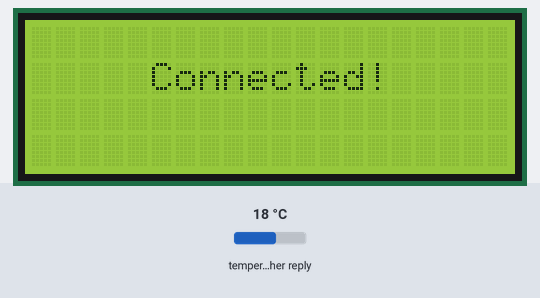
This sketch was run on a simulated ESP8266 (NodeMCU). Parts: 20×4 character LCD. The inputs (shaded band) are chosen by the test bench; at power-on: temperature in the weather reply 18 °C. WiFi joins after 1.5 s; servers stay silent unless stated; the local clock reads 2024-03-15 10:24:30 at power-on unless the sketch sets it; web services answer with replies made up by the test bench; what the sketch prints to the serial monitor is not drawn.

Above: at 1.7 s.
At 3.7 s:
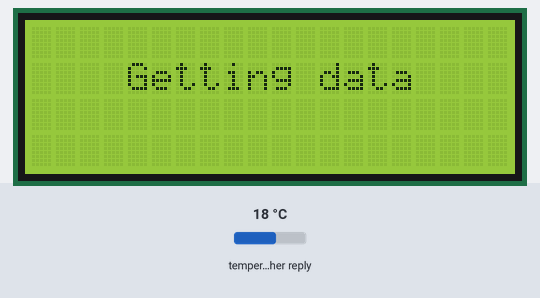
4.9 s: temperature in the weather reply set to -14 °C
At 6.4 s:
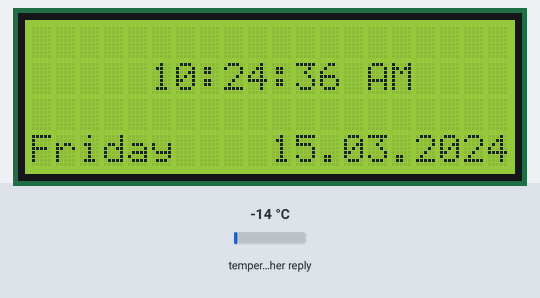
At 23.2 s:
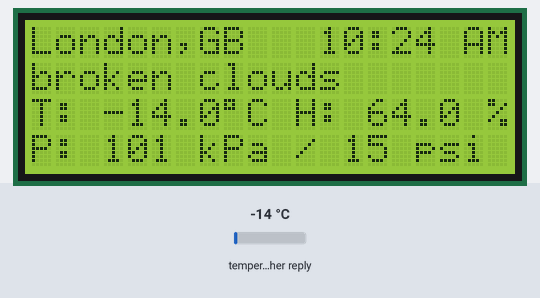
Timing chart, 0 to 24.7 s (numbered marks = the images above; inputs shaded):
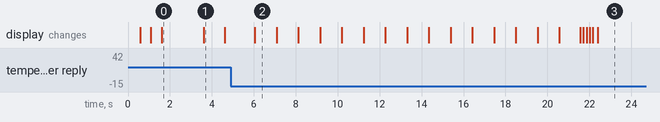

Measured:
- what the display in image 0 shows lasts 2.0 s, from 1.6 s to 3.6 s
- what the display in image 1 shows lasts 1.0 s, from 3.6 s to 4.6 s

The sketch:

2004_I2C_WHEATHER_v5.ino
```cpp
//  https://srotogargees.business.site/

#include <Wire.h> 					// i2c related driver
#include <LiquidCrystal_I2C.h>				// included in this repo
#include <ESP8266WiFi.h>				// google how to add this
#include <ArduinoJson.h>				// add from lib manager or the 2 other methods.

LiquidCrystal_I2C lcd(0x27, 20, 4);			// change certain parameters for 1602 LCD

const char* ssid     = "Arduino Wifi";      		// SSID of WIFI of router /tetered smart phone...etc
const char* password = "10101010";          		// pre-defined WIFI Password  / sketch upload
String APIKEY = "e876574712e8cd87bad58bc226831414";	// get free default API key https://openweathermap.org
String CityID = "1732811"; //Kluang			, find yours there, not a poscode.

const char* ntpServer = "pool.ntp.org";
const long  gmtOffset_sec = 28800;       //My,Sg GMT = +8UTC*60*60 ,GREENWICH GMT = 0 UTC +(60*60)= 0
const int   daylightOffset_sec = 0;
char buffer[80];
int cursorPosition=0;

WiFiClient client;
char servername[]="api.openweathermap.org";  // remote server we will connect to
String result;

int  counter = 60;
String weatherDescription ="";
String weatherLocation = "";
String Country;
float Temperature;
float Humidity;
float Pressure;

void setup()
{
  lcd.begin();
  Serial.begin(115200);
  lcd.setCursor(0,1);
  lcd.print("     Connecting");
  Serial.println("Connecting");
  WiFi.begin(ssid, password);

	while (WiFi.status() != WL_CONNECTED)

	 {
		delay(500);
		lcd.setCursor(cursorPosition,2);
		lcd.print(".");
		cursorPosition++;
	 }

		lcd.clear();
		lcd.setCursor(0,1);
		lcd.print("     Connected!");
		Serial.println("Connected");
		delay(1000);
		configTime(gmtOffset_sec, daylightOffset_sec, ntpServer);

		unsigned timeout = 5000;
		unsigned start = millis();
		while (!time(nullptr))
				{
					Serial.print(".");delay(1000);
				}
	delay(1000);
}

void printLocalTime()
{
  time_t rawtime;
  struct tm * timeinfo;

  time (&rawtime);
  timeinfo = localtime (&rawtime);
  strftime (buffer,80,"    %I:%M:   %p    %A ",timeinfo);
  Serial.println(buffer);
  lcd.print(buffer);

}

void printLocalTimeOnly()
{
  time_t rawtime;
  struct tm * timeinfo;

  time (&rawtime);
  timeinfo = localtime (&rawtime);
  strftime (buffer,80,"%I:%M %p",timeinfo);
  lcd.print(buffer);

}

void printDateOnly()
{
  time_t rawtime;
  struct tm * timeinfo;

  time (&rawtime);
  timeinfo = localtime (&rawtime);
  strftime (buffer,80,"%d.%m.%Y",timeinfo);
  lcd.print(buffer);

}

void printSecOnly()
{
  time_t rawtime;
  struct tm * timeinfo;

  time (&rawtime);
  timeinfo = localtime (&rawtime);
  strftime (buffer,80,"%S",timeinfo);
  lcd.print(buffer);

}

void loop()
{

    if(counter == 60) //Get new data every 1 minutes
    {
      counter = 0;
      displayGettingData();
      delay(1000);
      getWeatherData();
	}
	else{
			lcd.clear();
			counter++;
			pageOne(); // display 15 sec of Time with sec update
			pageOne();
			pageOne();
			pageOne();
			pageOne();
			pageOne();
			pageOne();
			pageOne();
			pageOne();
			pageOne();
			pageOne();
			pageOne();
			pageOne();
			pageOne();
			pageOne();
				for (int positionCounter = 0; positionCounter < 5; positionCounter++)
					{
						lcd.scrollDisplayLeft();
						delay(150);
					}
						displayWeather(weatherLocation,weatherDescription);
						lcd.setCursor(12,0);
						printLocalTimeOnly();
						displayConditions(Temperature,Humidity,Pressure);
						pageTwo();      // display 5 sec of Time with min update
						pageTwo();
						pageTwo();
						pageTwo();
						pageTwo();
						pageTwo();
						pageTwo();
						pageTwo();
						pageTwo();
						pageTwo();
						for (int positionCounter = 0; positionCounter < 5; positionCounter++)
							{
								lcd.scrollDisplayRight();
								delay(150);
							}
		}
}

void getWeatherData() //client function to send/receive GET request data.
{
  if (client.connect(servername, 80))  //starts client connection, checks for connection
	{
		client.println("GET /data/2.5/weather?id="+CityID+"&units=metric&APPID="+APIKEY);
		client.println("Host: api.openweathermap.org");
		client.println("User-Agent: ArduinoWiFi/1.1");
		client.println("Connection: close");
		client.println();
	}
		else {Serial.println("connection failed"); Serial.println();}

			while(client.connected() && !client.available()) delay(1); //waits for data
			while (client.connected() || client.available())  //connected or data available
				{
					char c = client.read(); //gets byte from ethernet buffer
					result = result+c;
				}

					client.stop(); //stop client
					result.replace('[', ' ');
					result.replace(']', ' ');
					Serial.println(result);

char jsonArray [result.length()+1];
result.toCharArray(jsonArray,sizeof(jsonArray));
jsonArray[result.length() + 1] = '\0';

StaticJsonBuffer<1024> json_buf;
JsonObject &root = json_buf.parseObject(jsonArray);
if (!root.success())
	{Serial.println("parseObject() failed");}

String location     = root["name"];
String country      = root["sys"]["country"];
float  temperature  = root["main"]["temp"];
float  humidity     = root["main"]["humidity"];
String weather      = root["weather"]["main"];
String description  = root["weather"]["description"];
float  pressure     = root["main"]["pressure"];

weatherDescription = description;
weatherLocation = location;
Country = country;
Temperature = temperature;
Humidity = humidity;
Pressure = pressure;

}

void displayWeather(String location,String description)
{
  lcd.clear();
  lcd.setCursor(0,0);
  lcd.print(location);
  lcd.print(",");
  lcd.print(Country);
  lcd.setCursor(0,1);
  lcd.print(description);
}
void displayConditions(float Temperature,float Humidity, float Pressure)
{
 //lcd.clear();
 lcd.setCursor(0,2);
 lcd.print("T: ");
 lcd.print(Temperature,1);  // decimal = 0 (30 C), 1 floating point = 1 ( example ,30.7 C)
 lcd.print((char)223);
 lcd.print("C ");

 //Printing Humidity
 lcd.print("H: ");
 lcd.print(Humidity,1);
 lcd.print(" %");

 //Printing Pressure
 lcd.setCursor(0,3);
 lcd.print("P: ");
 //lcd.print(Pressure,0);   // Atmospheric Pressure,1 hectopascal [hPa] = 0.014503773773 psi = 0.1 kilopascal[kpa]
 //lcd.print("hPa");        // Uncommented Not enough space
 //lcd.print(",");
 lcd.print(Pressure * 0.1,0);	        // Converts hPa to kPa , 200 kPa = Avg Tyre Pressure
 lcd.print(" kPa");
 lcd.print(" / ");
 lcd.print(Pressure * 0.014503,0);		// Converts hPa to psi
 lcd.print(" psi");
}
void pageOne()
{
	lcd.setCursor(1,1);
	printLocalTime();
    lcd.setCursor(11,1);
    printSecOnly();
    lcd.setCursor(10,3);
    printDateOnly();
    delay(1000);
}
void pageTwo()
{
    lcd.setCursor(12,0);
    printLocalTimeOnly();
    delay(1000);
}
void displayGettingData()
{
  lcd.clear();
  lcd.setCursor(4,1);
  lcd.print("Getting data");
  delay (1000);
  lcd.clear();
}
```
